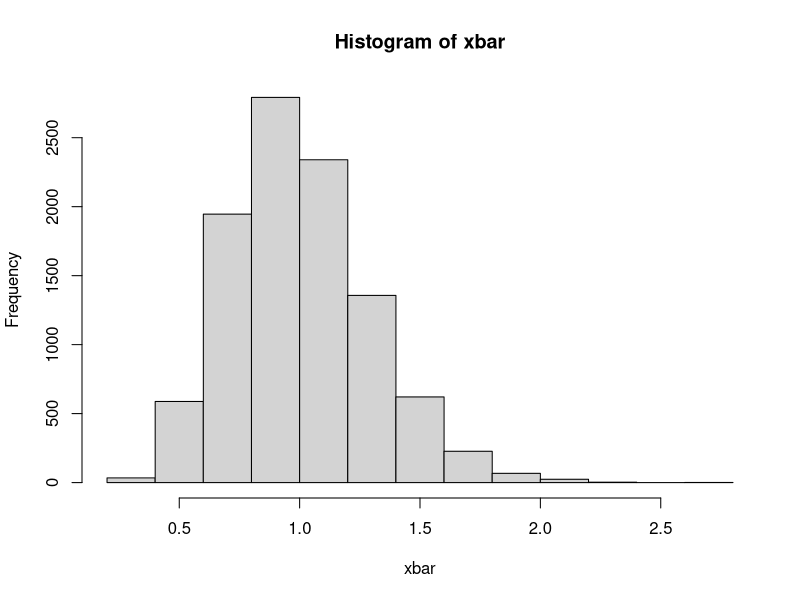

The R source for this figure:
nsim <- 1e4
n <- 12L
x <- matrix(runif(n * nsim), nrow = nsim, ncol = n) # converge fast
x <- matrix(rexp(n * nsim, rate = 1.), nrow = nsim, ncol = n) # converge slow
xbar <- rowMeans(x)
hist(xbar)
